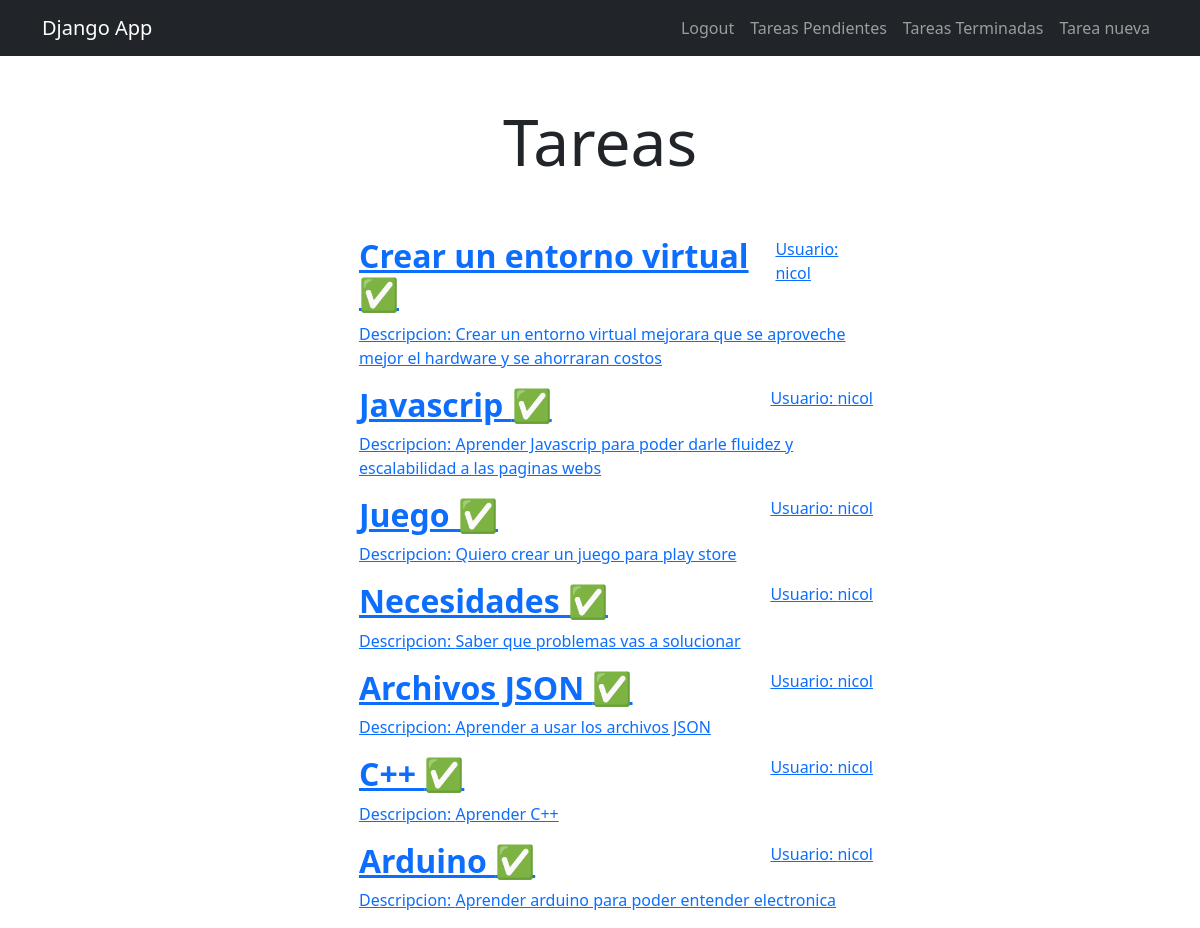
The app's page /tarea/completed (signed in) with its own data.
### miapp/models.py (models this page shows, shortened)
class tareas(models.Model):
    nombre=models.CharField(max_length=200)
    descripcion=models.TextField()
    done=models.BooleanField(default=False)
    usuario=models.ForeignKey(User,on_delete=models.CASCADE)

### miapp/views.py (the view)
# urls.py: path('tarea/completed',views.tarea_completed,name='tarea_completed'),
@login_required
def tarea_completed(request):
    tarea=tareas.objects.filter(usuario=request.user,done=True)
    return render(request,'tarea.html',{
        'tareas':tarea
    })

### miapp/templates/tarea.html
{% extends 'base.html' %}
{% block content %}
<h1 class="text-center display-3 py-5">Tareas</h1>
<main class="container">
    <div class="row">
        <div class="col-md-6 offset-md-3">
            <ul class="list group ">
                {% for tarea in tareas %}
                <a class="list group-item" href="{% url 'tarea_detail' tarea.id %}">
                    <header class="d-flex justify-content-between">
                        <h2 class="fw-bold text success">{{tarea.nombre}} {% if tarea.done == False %} 🕐 {% else %} ✅ {% endif %} </h2>
                        <p>Usuario: {{tarea.usuario}}</p>
                    </header>
                    <p>Descripcion: {{tarea.descripcion}}</p>
                </a>
                {% endfor %}
            </ul>
        </div>
    </div>
</main>
{% endblock %}

### miapp/templates/base.html (shortened to what this page needs)
<!DOCTYPE html>
<html lang="en">
<head>
    <link rel="stylesheet" href="https://cdn.jsdelivr.net/npm/bootstrap@5.3.3/dist/css/bootstrap.min.css">
</head>
<body>
    <nav class="navbar navbar-expand-lg bg-dark navbar-dark">
        <div class="container">
          <a class="navbar-brand" href="/">Django App</a>
          <div class="collapse navbar-collapse" id="navbarNavDropdown">
            <ul class="navbar-nav ms-auto">
              {% if user.is_authenticated %}
              <li class="nav-item">
                  <a href="/logout" class="nav-link">Logout</a>
              </li>
              <li class="nav-item">
                  <a href="/tarea" class="nav-link">Tareas Pendientes </a>
              </li>
              <li class="nav-item">
                  <a href="/tarea/completed" class="nav-link">Tareas Terminadas </a>
              </li>
              <li class="nav-item">
                  <a href="/tarea_nueva" class="nav-link">Tarea nueva</a>
              </li>
              {% endif %}
            </ul>
          </div>
        </div>
      </nav>
    {% block content %}
    {% endblock %}
</body>
</html>

### records on screen
tareas: nombre "Crear un entorno virtual", usuario "nicol", descripcion "Crear un entorno virtual mejorara que se aproveche mejor el hardware y se ahorraran costos"
tareas: nombre "Javascrip", usuario "nicol", descripcion "Aprender Javascrip para poder darle fluidez y escalabilidad a las paginas webs"
tareas: nombre "Juego", usuario "nicol", descripcion "Quiero crear un juego para play store"
tareas: nombre "Necesidades", usuario "nicol", descripcion "Saber que problemas vas a solucionar"
tareas: nombre "Archivos JSON", usuario "nicol", descripcion "Aprender a usar los archivos JSON"
tareas: nombre "C++", usuario "nicol", descripcion "Aprender C++"
tareas: nombre "Arduino", usuario "nicol", descripcion "Aprender arduino para poder entender electronica"
